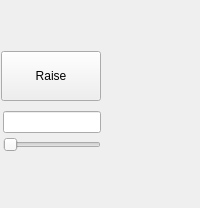
           <widget class="QWidget" name="verticalWidget" native="true">
            <layout class="QVBoxLayout" name="verticalLayout_10">
             <property name="leftMargin">
              <number>1</number>
             </property>
             <item>
              <spacer name="verticalSpacer_12">
               <property name="orientation">
                <enum>Qt::Vertical</enum>
               </property>
               <property name="sizeHint" stdset="0">
                <size>
                 <width>20</width>
                 <height>40</height>
                </size>
               </property>
              </spacer>
             </item>
             <item>
              <widget class="QPushButton" name="action_raise">
               <property name="minimumSize">
                <size>
                 <width>100</width>
                 <height>50</height>
                </size>
               </property>
               <property name="maximumSize">
                <size>
                 <width>100</width>
                 <height>50</height>
                </size>
               </property>
               <property name="text">
                <string>Raise</string>
               </property>
              </widget>
             </item>
             <item>
              <widget class="QWidget" name="widget" native="true">
               <property name="minimumSize">
                <size>
                 <width>100</width>
                 <height>50</height>
                </size>
               </property>
               <property name="maximumSize">
                <size>
                 <width>100</width>
                 <height>50</height>
                </size>
               </property>
               <layout class="QVBoxLayout" name="verticalLayout_11">
                <property name="spacing">
                 <number>0</number>
                </property>
                <property name="leftMargin">
                 <number>2</number>
                </property>
                <property name="topMargin">
                 <number>0</number>
                </property>
                <property name="rightMargin">
                 <number>0</number>
                </property>
                <property name="bottomMargin">
                 <number>0</number>
                </property>
                <item>
                 <widget class="QLineEdit" name="line_raise_ammount"/>
                </item>
                <item>
                 <widget class="QSlider" name="horizontalSlider">
                  <property name="orientation">
                   <enum>Qt::Horizontal</enum>
                  </property>
                 </widget>
                </item>
               </layout>
              </widget>
             </item>
             <item>
              <spacer name="verticalSpacer_13">
               <property name="orientation">
                <enum>Qt::Vertical</enum>
               </property>
               <property name="sizeHint" stdset="0">
                <size>
                 <width>20</width>
                 <height>40</height>
                </size>
               </property>
              </spacer>
             </item>
            </layout>
           </widget>
